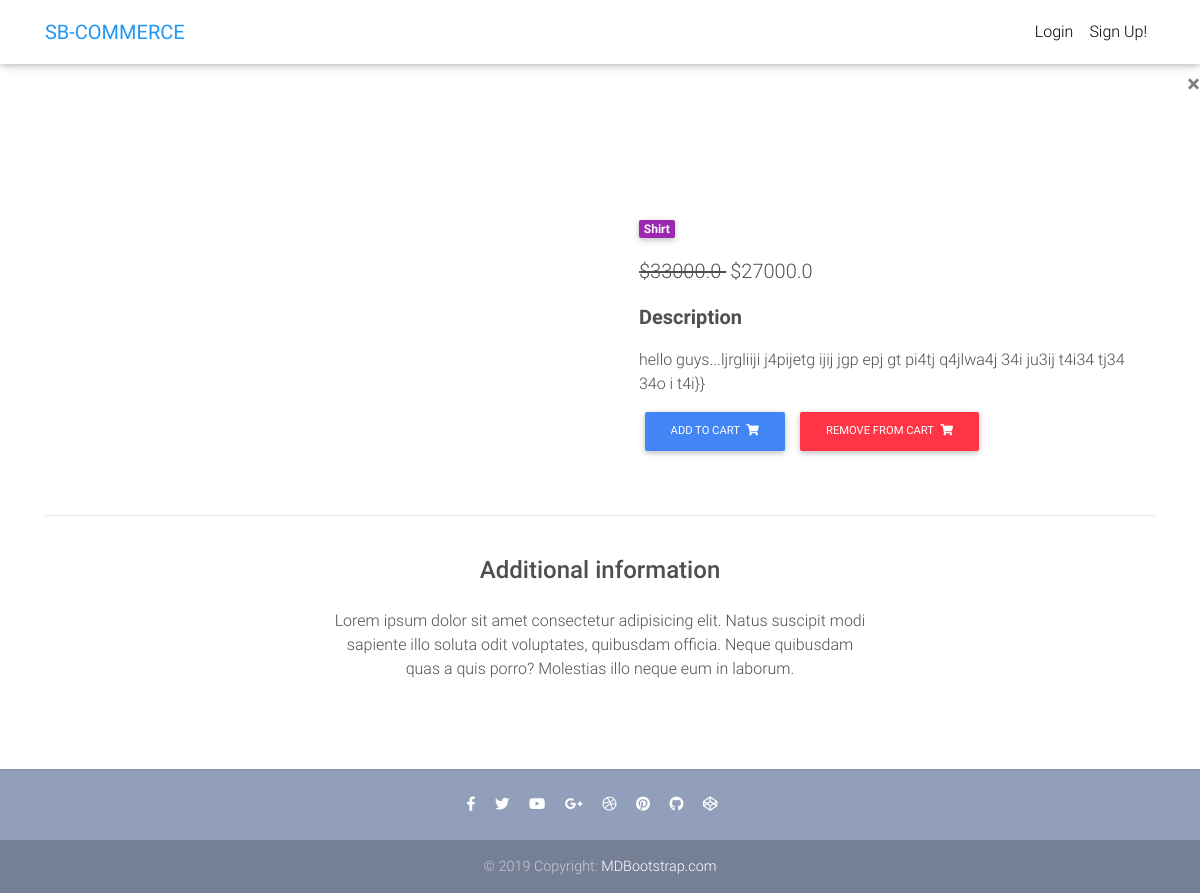
The page /product/oneplus-1/ on the database its author committed.
### core/models.py (models this page shows, shortened)
class Item(models.Model):
    title = models.CharField(max_length=100)
    price = models.FloatField()
    discount_price = models.FloatField(blank = True, null = True)
    catagory = models.CharField(choices = CATAGORY_CHOICES , max_length=2)
    label = models.CharField( choices = LABEL_CHOICES , max_length=1)
    slug = models.SlugField()
    discription = models.TextField()
    def get_add_to_cart_url(self):
         return reverse("core:add-to-cart", kwargs={
            'slug':self.slug
            }
        )
    def get_remove_from_cart_url(self):
         return reverse("core:remove-from-cart", kwargs={
            'slug':self.slug
            }
        )

### core/views.py (the view)
# urls.py: path('product/<slug>/', ItemView.as_view(), name = 'product-page'),
class ItemView(DetailView):
    model = Item
    template_name = "product-page.html"

### templates/product-page.html (shortened to what this page needs)
{% extends 'base.html' %}
{% load static %}
{% block content %}
{% include "navbar.html" %}
  <main class="mt-5 pt-4">
    <div class="container dark-grey-text mt-5">
      <div class="row wow fadeIn">
        <div class="col-md-6 mb-4">
        </div>
        <div class="col-md-6 mb-4">
          <div class="p-4">
            <div class="mb-3">
              <a href="">
                <span class="badge purple mr-1">{{ object.get_catagory_display }}</span>
              </a>
            </div>
            <p class="lead">
              <span class="mr-1">
                <del>
                  {% if object.discount_price %}
                  ${{ object.price }}
                  {% endif %}
                </del>
              </span>
              <span>
                {% if object.discount_price %}
                ${{ object.discount_price }}
                {% else %}
                {{ object.price }}
                {% endif %}
              </span>
            </p>
            <p class="lead font-weight-bold">Description</p>
            <p>{{ object.discription }}}}</p>
            <a href="{{ object.get_add_to_cart_url }}" class="btn btn-primary btn-md my-0 p" >
                Add to cart
                <i class="fas fa-shopping-cart ml-1"></i>
            </a>
            <a href="{{ object.get_remove_from_cart_url }}" class="btn btn-danger btn-md my-0 p" >
                remove from cart
                <i class="fas fa-shopping-cart ml-1"></i>
            </a>
          </div>
        </div>
      </div>
      <hr>
      <div class="row d-flex justify-content-center wow fadeIn">
        <div class="col-md-6 text-center">
          <h4 class="my-4 h4">Additional information</h4>
          <p>Lorem ipsum dolor sit amet consectetur adipisicing elit. Natus suscipit modi sapiente illo soluta odit
            voluptates,
            quibusdam officia. Neque quibusdam quas a quis porro? Molestias illo neque eum in laborum.</p>
        </div>
      </div>
      <div class="row wow fadeIn">
        <div class="col-lg-4 col-md-12 mb-4">
        </div>
        <div class="col-lg-4 col-md-6 mb-4">
        </div>
        <div class="col-lg-4 col-md-6 mb-4">
        </div>
      </div>
    </div>
  </main>
{% endblock %}

### templates/base.html (style rules this page uses)
html, body, header, .carousel { height: 60vh; }

### rows shown on the page
Item: catagory "Shirt", price "33000.0", discount_price "27000.0", discription "hello guys...ljrgliiji j4pijetg ijij jgp epj gt pi4tj q4jlwa4j 34i ju3ij t4i34 tj34 34o i t4i"
